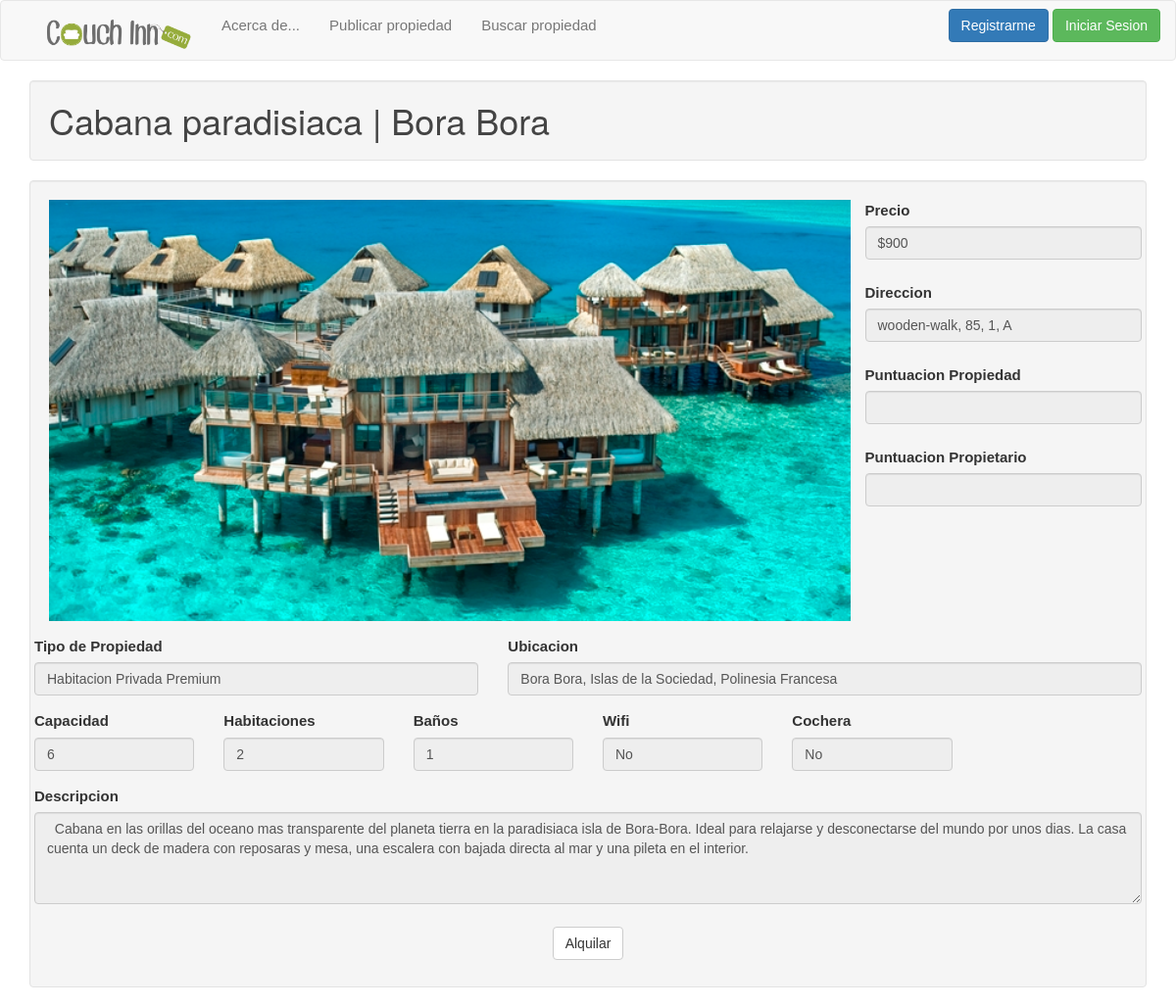
Screenshot of /property_view.php?id_propiedad=1 with the database file from the repository.
### tables this page shows
CREATE TABLE `propiedad` (
  `id_propiedad` int(11) NOT NULL,
  `nombre` varchar(100) NOT NULL,
  `capacidad` int(11) NOT NULL,
  `numero_habitaciones` int(11) NOT NULL,
  `numero_banos` int(11) NOT NULL,
  `cochera` int(1) NOT NULL,
  `wifi` int(1) NOT NULL,
  `precio` double NOT NULL,
  `descripcion` varchar(1000) NOT NULL,
  `id_tipo_propiedad` int(11) NOT NULL,
  `id_ubicacion` int(11) NOT NULL,
  `id_usuario` int(11) NOT NULL
);

CREATE TABLE `ubicacion` (
  `id_ubicacion` int(11) NOT NULL,
  `calle` varchar(100) NOT NULL,
  `numero` int(11) NOT NULL,
  `piso` int(11) NOT NULL,
  `departamento` varchar(100) NOT NULL,
  `pais` varchar(100) NOT NULL,
  `provincia` varchar(100) NOT NULL,
  `ciudad` varchar(100) NOT NULL,
  `codigo_postal` int(11) NOT NULL
);

CREATE TABLE `foto` (
  `id_foto` int(11) NOT NULL,
  `url` varchar(200) NOT NULL,
  `id_propiedad` int(11) NOT NULL
);

CREATE TABLE `tipo_propiedad` (
  `id_tipo_propiedad` int(11) NOT NULL,
  `nombre` varchar(100) NOT NULL,
  `descripcion` varchar(800) NOT NULL
);

### web/property_view.php (the view, shortened to what this page needs)
<!DOCTYPE html>
<html lang="en">
  	<head>
	    <link href="css/bootstrap.min.css" rel="stylesheet" media="screen">
	    <link rel="stylesheet" href="css/w3.css">
	    <link rel="stylesheet" href="css/uikit.min.css">
	    <link rel="stylesheet" href="css/components/slideshow.min.css">
		<link rel="stylesheet" href="css/components/slidenav.min.css">
  	</head>
  	<body>
    	<?php
			$result = mysql_query("SELECT * FROM propiedad WHERE id_propiedad =  '$_GET[id_propiedad]'");
			$propiedad = mysql_fetch_array($result);
			$result1 = mysql_query("SELECT * FROM ubicacion WHERE id_ubicacion = '$propiedad[id_ubicacion]'");
			$propiedad_ubicacion = mysql_fetch_array($result1);
			$result2 = mysql_query("SELECT * FROM tipo_propiedad WHERE id_tipo_propiedad = '$propiedad[id_tipo_propiedad]'");
			$tipo_propiedad = mysql_fetch_array($result2);
	    ?>
	    <div class="container">
    		<h1 class="well"><?php echo $propiedad['nombre'];?> | <?php echo $propiedad_ubicacion['ciudad'];?> </h1>
		</div>
		<div class="container">
			<div class="col-lg-12 well">
					<div class="row">
						<div class="col-sm-9 form-group">
					       	<div data-uk-slideshow="{kenburns:false}">
						        <div class="uk-slidenav-position" data-uk-slideshow>
						            <ul class="uk-slideshow">
						            	<?php
						            	$result = mysql_query("SELECT * FROM foto WHERE id_propiedad = '$propiedad[id_propiedad]'");
										while ($foto = mysql_fetch_array($result)){
										?>
				    						<li align='center'>
				    						</li>
						                <?php
						                }
						                ?>
						            </ul>
						        </div>
					    	</div>
				    	</div>
				   		<div class="col-sm-3 form-group">
				   			<div class="row">
								<label>Precio</label>
								<span readonly id="nombre" class="form-control"> $<?php echo $propiedad['precio'];?> </span>
							</div>
							<br>
							<div class="row">
								<label>Direccion</label>
								<span readonly id="nombre" class="form-control"> <?php echo $propiedad_ubicacion['calle'];?>, <?php echo $propiedad_ubicacion['numero'];?>, <?php echo $propiedad_ubicacion['piso'];?>, <?php echo $propiedad_ubicacion['departamento'];?> </span>
							</div>
							<br>
							<div class="row">
								<label>Puntuacion Propiedad</label>
								<span readonly id="nombre" class="form-control"> </span>
							</div>
							<br>
							<div class="row">
								<label>Puntuacion Propietario</label>
								<span readonly id="nombre" class="form-control"> </span>
							</div>
						</div>
					<br>
				<form name="form1" method="post" action="property_reservation.php?id_propiedad=<?php echo $propiedad['id_propiedad'];?>">
					<div class="row">
						<div class="col-sm-5 form-group">
							<label>Tipo de Propiedad</label>
							<span readonly id="nombre" class="form-control"> <?php echo $tipo_propiedad['nombre'];?> </span>
						</div>
						<div class="col-sm-7 form-group">
							<label>Ubicacion</label>
							<span readonly id="nombre" class="form-control"> <?php echo $propiedad_ubicacion['ciudad'];?>, <?php echo $propiedad_ubicacion['provincia'];?>, <?php echo $propiedad_ubicacion['pais'];?> </span>
						</div>
					</div>
					<div class="row">
						<div class="col-sm-2 form-group">
							<label>Capacidad</label>
							<span readonly id="nombre" class="form-control"> <?php echo $propiedad["capacidad"];?> </span>
						</div>
						<div class="col-sm-2 form-group">
							<label>Habitaciones</label>
							<span readonly id="nombre" class="form-control"> <?php echo $propiedad["numero_habitaciones"];?> </span>
						</div>
						<div class="col-sm-2 form-group">
							<label>Baños</label>
							<span readonly id="nombre" class="form-control"> <?php echo $propiedad["numero_banos"];?> </span>
						</div>
						<div class="col-sm-2 form-group">
							<label>Wifi</label>
							<span readonly id="nombre" class="form-control">
								<?php
								if ($propiedad['wifi'] == 1){
									echo "Si";
								}
								else{
									echo "No";
								}
							?>
							</span>
						</div>
						<div class="col-sm-2 form-group">
							<label>Cochera</label>
							<span readonly id="nombre" class="form-control">
							<?php
								if ($propiedad['cochera'] == 1){
									echo "Si";
								}
								else{
									echo "No";
								}
							?>
							</span>
						</div>
					</div>
					<div class="row">
						<div class="col-sm-12 form-group">
							<label>Descripcion</label>
							<textarea readonly type="long-text" maxlength="800" name="descripcion" id="descripcion" rows="4" value="<?php echo $row2['descripcion'];?>" class="form-control"> <?php echo $propiedad["descripcion"];?> </textarea>
						</div>
					</div>
					<div align="center">
						<div>
							<button type="submit" class="btn btn-default navbar-btn" name="prop" id="prop" value="<?php echo htmlspecialchars($var);?>">Alquilar</button>
						</div>
					</div>
				</form>
			</div>
		</div>
	</body>
</html>

### web/css/w3.css (style rules this page uses)
* { -webkit-box-sizing:border-box;-moz-box-sizing:border-box;box-sizing:border-box }
html { -ms-text-size-adjust:100%;-webkit-text-size-adjust:100% }
body { margin:0 }
button,input,select,textarea { font:inherit;margin:0 }
button { overflow:visible }
button,select { text-transform:none }
button,html input[type=button],input[type=reset],input[type=submit] { -webkit-appearance:button;cursor:pointer }
pre,textarea { overflow:auto }
html,body { font-family:Verdana,sans-serif;font-size:15px;line-height:1.5 }
html { overflow-x:hidden }
h1,h2,h3,h4,h5,h6,.w3-slim,.w3-wide { font-family:"Segoe UI",Arial,sans-serif }
h1 { font-size:36px }
h1,h2,h3,h4,h5,h6 { font-weight:400;margin:10px 0 }

### rows the page displays
propiedad: nombre "Cabana paradisiaca", precio "900", capacidad "6", numero_habitaciones "2", numero_banos "1", descripcion "Cabana en las orillas del oceano mas transparente del planeta tierra en la paradisiaca isla de Bora-Bora. Ideal para relajarse y desconectarse del mundo por unos dias. La casa cuenta un deck de madera con reposaras y mesa, una escalera con bajada directa al mar y una pileta en el interior."
ubicacion: ciudad "Bora Bora", calle "wooden-walk", numero "85", piso "1", departamento "A", provincia "Islas de la Sociedad", pais "Polinesia Francesa"
tipo_propiedad: nombre "Habitacion Privada Premium"
